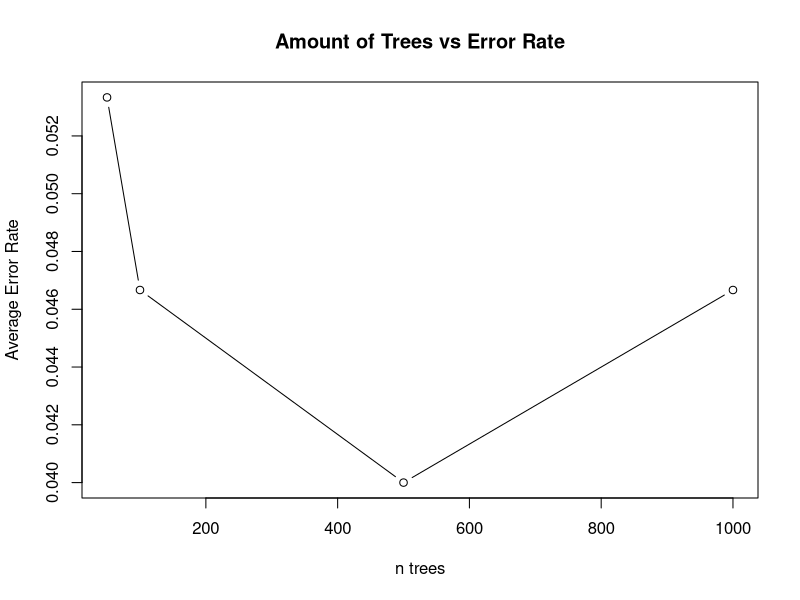

Recreate this plot in R.
## ---- chunk 1
knitr::opts_chunk$set(echo = TRUE)
## ---- chunk 2
install.packages(c('randomForest', 'caret'))
## ---- chunk 3
library(randomForest)
library(caret)
## ---- chunk 4
Iris <- read.csv("bezedekIris.csv")
View(Iris)
attach(Iris)

Iris$Class <- as.factor(Iris$Class)
## ---- chunk 5
set.seed(1)
k=10
mis.errors.50=rep(k)
Iris.splits=createFolds(Iris$Class, k = k, returnTrain = FALSE)

for (i in 1:k){
  # split into train/test
  Iris.test=Iris[Iris.splits[[i]],]
  Iris.train=Iris[-Iris.splits[[i]],]
  
  # train model
  rf.fit = randomForest(Iris.train$Class ~ ., data=Iris.train, type='classification',importance=TRUE, proximity=TRUE, ntree=50) 
  
  # predict on test and get error from confusion matrix
  predictions=predict(rf.fit, Iris.test)
  rf.cm=table(predictions,Iris.test$Class)
  mis.error=1-sum(diag(rf.cm))/sum(rf.cm)
  
  mis.errors.50[i]=mis.error
}

mean(mis.errors.50)
## ---- chunk 6
set.seed(1)
k=10
mis.errors.100=rep(k)
Iris.splits=createFolds(Iris$Class, k = k, returnTrain = FALSE)

for (i in 1:k){
  # split into train/test
  Iris.test=Iris[Iris.splits[[i]],]
  Iris.train=Iris[-Iris.splits[[i]],]
  
  # train model
  rf.fit = randomForest(Iris.train$Class ~ ., data=Iris.train, type='classification',importance=TRUE, proximity=TRUE, ntree=100) 
  
  # predict on test and get error from confusion matrix
  predictions=predict(rf.fit, Iris.test)
  rf.cm=table(predictions,Iris.test$Class)
  mis.error=1-sum(diag(rf.cm))/sum(rf.cm)
  
  mis.errors.100[i]=mis.error
}

mean(mis.errors.100)
## ---- chunk 7
set.seed(1)
k=10
mis.errors.500=rep(k)
Iris.splits=createFolds(Iris$Class, k = k, returnTrain = FALSE)

for (i in 1:k){
  # split into train/test
  Iris.test=Iris[Iris.splits[[i]],]
  Iris.train=Iris[-Iris.splits[[i]],]
  
  # train model
  rf.fit = randomForest(Iris.train$Class ~ ., data=Iris.train, type='classification',importance=TRUE, proximity=TRUE, ntree=500) 
  
  # predict on test and get error from confusion matrix
  predictions=predict(rf.fit, Iris.test)
  rf.cm=table(predictions,Iris.test$Class)
  mis.error=1-sum(diag(rf.cm))/sum(rf.cm)
  
  mis.errors.500[i]=mis.error
}

mean(mis.errors.500)
## ---- chunk 8
set.seed(1)
k=10
mis.errors.1000=rep(k)
Iris.splits=createFolds(Iris$Class, k = k, returnTrain = FALSE)

for (i in 1:k){
  # split into train/test
  Iris.test=Iris[Iris.splits[[i]],]
  Iris.train=Iris[-Iris.splits[[i]],]
  
  # train model
  rf.fit = randomForest(Iris.train$Class ~ ., data=Iris.train, type='classification',importance=TRUE, proximity=TRUE, ntree=1000) 
  
  # predict on test and get error from confusion matrix
  predictions=predict(rf.fit, Iris.test)
  rf.cm=table(predictions,Iris.test$Class)
  mis.error=1-sum(diag(rf.cm))/sum(rf.cm)
  
  mis.errors.1000[i]=mis.error
}

mean(mis.errors.1000)
## ---- chunk 9

## ---- chunk 10
ave.errors=c(mean(mis.errors.50),mean(mis.errors.100),mean(mis.errors.500),mean(mis.errors.1000))

plot(c(50,100,500,1000),ave.errors, xlab = 'n trees', ylab='Average Error Rate', type='b')

title('Amount of Trees vs Error Rate')
